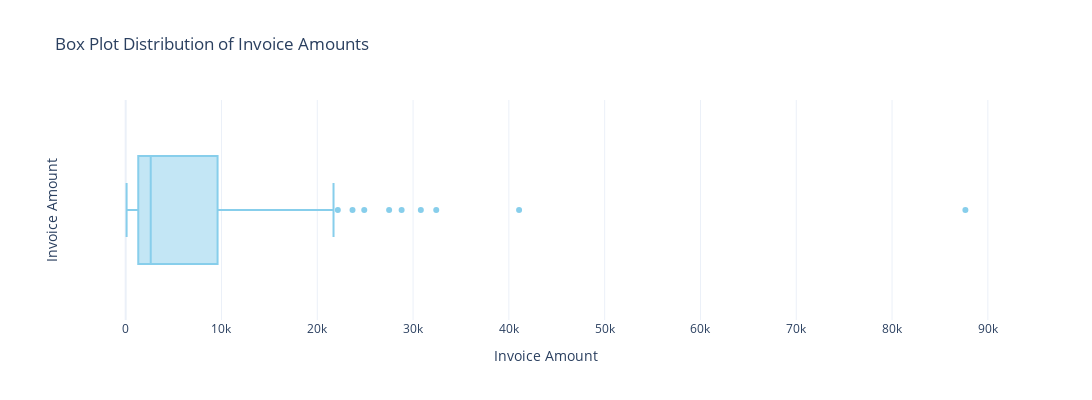

Notebook code for this chart:
### Markdown cell above
### 3.4.1 Distribuição de Faturamentopor título de livro

### Code cell
# Setting invoice type as float and filling nan values
df['invoice'] = df['invoice'].astype('float64')
df['book_title'] = df['book_title'].fillna('Unknown')

# Create a box plot for 'invoice'
create_box_plot(df, 'invoice')

### Figure 1 — Plotly figure (JSON) as saved in the notebook; plotly's stock layout.template omitted (floating-point values rounded to 4 significant figures)
{"data": [{"alignmentgroup": "True", "hovertemplate": "Invoice Amount=%{x}<extra></extra>", "legendgroup": "", "marker": {"color": "skyblue"}, "name": "", "notched": false, "offsetgroup": "", "orientation": "h", "showlegend": false, "type": "box", "x": [719.5, 405.9, 17100, 41070.0, 27500.0, 2855.0, 13950.0, 5354.0, 2832.0, 15690.0, 1924, 16860.0, 1316.0, 32420.0, 22145, 2686.0, 1247.0, 87660.0, 637.5, 7557.0, 2398, 277.5, 8157.0, 10070.0, 1312.0, 451.5, 1071.0, 143.9, 1406.0, 2244.0, 2425, 903, 695.4, 99.95, 21700.0, 4110.0, 1686.0, 1262.0, 2286.0, 3245.0, 1032, 1739.0, 1823.0, 2616.0, 1679.0, 340.9, 3003.0, 96, 13860.0, 12250.0, 1973.0, 28800.0, 20320.0, 5133.0, 566.8, 623.5, 160.9, 4078.0, 15690.0, 1924, 2342.0, 1784.0, 629.8, 3129.0, 107.5, 23680.0, 18990.0, 3838.0, 1427.0, 2112.0, 1511.0, 6023, 2643.0, 2911.0, 4769, 1789.0, 1735.0, 5000, 2631.0, 2650.0, 1559.0, 12388, 979.9, 5282, 24900.0, 1230.0, 2356.0, 719.1, 2440.0, 13480.0, 6105, 6597.0, 30810.0, 17380.0, 15980.0], "x0": " ", "xaxis": "x", "y0": " ", "yaxis": "y"}], "layout": {"boxmode": "group", "height": 400, "legend": {"tracegroupgap": 0}, "title": {"text": "Box Plot Distribution of Invoice Amounts"}, "width": 1200, "xaxis": {"anchor": "y", "domain": [0, 1], "title": {"text": "Invoice Amount"}}, "yaxis": {"anchor": "x", "domain": [0, 1], "title": {"text": "Invoice Amount"}}}}
